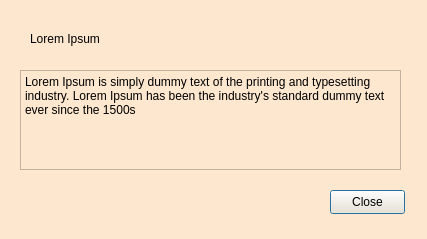
<?xml version="1.0" encoding="UTF-8"?>
<ui version="4.0">
 <class>Dialog</class>
 <widget class="QDialog" name="Dialog">
  <property name="geometry">
   <rect>
    <x>0</x>
    <y>0</y>
    <width>427</width>
    <height>239</height>
   </rect>
  </property>
  <property name="windowTitle">
   <string>details</string>
  </property>
  <property name="styleSheet">
   <string notr="true">background-color: #FDE7CF;
</string>
  </property>
  <widget class="QLabel" name="label_18">
   <property name="geometry">
    <rect>
     <x>150</x>
     <y>190</y>
     <width>21</width>
     <height>21</height>
    </rect>
   </property>
   <property name="text">
    <string/>
   </property>
   <property name="pixmap">
    <pixmap>img/imagesmode_FILL0_wght400_GRAD0_opsz48.png</pixmap>
   </property>
   <property name="scaledContents">
    <bool>true</bool>
   </property>
  </widget>
  <widget class="QLabel" name="label_15">
   <property name="geometry">
    <rect>
     <x>280</x>
     <y>190</y>
     <width>21</width>
     <height>21</height>
    </rect>
   </property>
   <property name="text">
    <string/>
   </property>
   <property name="pixmap">
    <pixmap>img/redo_FILL0_wght400_GRAD0_opsz48.png</pixmap>
   </property>
   <property name="scaledContents">
    <bool>true</bool>
   </property>
  </widget>
  <widget class="QLabel" name="label_9">
   <property name="geometry">
    <rect>
     <x>220</x>
     <y>190</y>
     <width>21</width>
     <height>21</height>
    </rect>
   </property>
   <property name="text">
    <string/>
   </property>
   <property name="pixmap">
    <pixmap>img/more_vert_FILL1_wght400_GRAD0_opsz48.png</pixmap>
   </property>
   <property name="scaledContents">
    <bool>true</bool>
   </property>
  </widget>
  <widget class="QLabel" name="label_14">
   <property name="geometry">
    <rect>
     <x>30</x>
     <y>190</y>
     <width>21</width>
     <height>21</height>
    </rect>
   </property>
   <property name="text">
    <string/>
   </property>
   <property name="pixmap">
    <pixmap>img/add_alert_FILL0_wght400_GRAD0_opsz48.png</pixmap>
   </property>
   <property name="scaledContents">
    <bool>true</bool>
   </property>
  </widget>
  <widget class="QLabel" name="label_22">
   <property name="geometry">
    <rect>
     <x>370</x>
     <y>0</y>
     <width>21</width>
     <height>21</height>
    </rect>
   </property>
   <property name="text">
    <string/>
   </property>
   <property name="pixmap">
    <pixmap>img/bookmark_FILL1_wght400_GRAD0_opsz48.png</pixmap>
   </property>
   <property name="scaledContents">
    <bool>true</bool>
   </property>
  </widget>
  <widget class="QLabel" name="label_13">
   <property name="enabled">
    <bool>true</bool>
   </property>
   <property name="geometry">
    <rect>
     <x>250</x>
     <y>190</y>
     <width>21</width>
     <height>21</height>
    </rect>
   </property>
   <property name="text">
    <string/>
   </property>
   <property name="pixmap">
    <pixmap>img/undo_FILL0_wght400_GRAD0_opsz48.png</pixmap>
   </property>
   <property name="scaledContents">
    <bool>true</bool>
   </property>
  </widget>
  <widget class="QLabel" name="label_16">
   <property name="geometry">
    <rect>
     <x>110</x>
     <y>191</y>
     <width>21</width>
     <height>20</height>
    </rect>
   </property>
   <property name="text">
    <string/>
   </property>
   <property name="pixmap">
    <pixmap>img/palette_FILL0_wght400_GRAD0_opsz48.png</pixmap>
   </property>
   <property name="scaledContents">
    <bool>true</bool>
   </property>
  </widget>
  <widget class="QLabel" name="label_17">
   <property name="geometry">
    <rect>
     <x>30</x>
     <y>20</y>
     <width>171</width>
     <height>51</height>
    </rect>
   </property>
   <property name="styleSheet">
    <string notr="true">font: 700 italic 18pt &quot;Arial&quot;;</string>
   </property>
   <property name="text">
    <string>Lorem Ipsum
</string>
   </property>
  </widget>
  <widget class="QLabel" name="label_10">
   <property name="geometry">
    <rect>
     <x>70</x>
     <y>190</y>
     <width>21</width>
     <height>21</height>
    </rect>
   </property>
   <property name="midLineWidth">
    <number>0</number>
   </property>
   <property name="text">
    <string/>
   </property>
   <property name="pixmap">
    <pixmap>img/person_add_FILL0_wght400_GRAD0_opsz48.png</pixmap>
   </property>
   <property name="scaledContents">
    <bool>true</bool>
   </property>
  </widget>
  <widget class="QPlainTextEdit" name="plainTextEdit_3">
   <property name="geometry">
    <rect>
     <x>20</x>
     <y>70</y>
     <width>381</width>
     <height>100</height>
    </rect>
   </property>
   <property name="styleSheet">
    <string notr="true"/>
   </property>
   <property name="plainText">
    <string>Lorem Ipsum is simply dummy text of the printing and typesetting industry. Lorem Ipsum has been the industry's standard dummy text ever since the 1500s
</string>
   </property>
  </widget>
  <widget class="QLabel" name="label_12">
   <property name="geometry">
    <rect>
     <x>190</x>
     <y>190</y>
     <width>21</width>
     <height>21</height>
    </rect>
   </property>
   <property name="text">
    <string/>
   </property>
   <property name="pixmap">
    <pixmap>img/archive_FILL0_wght400_GRAD0_opsz48.png</pixmap>
   </property>
   <property name="scaledContents">
    <bool>true</bool>
   </property>
  </widget>
  <widget class="QPushButton" name="btn_close1">
   <property name="geometry">
    <rect>
     <x>330</x>
     <y>190</y>
     <width>75</width>
     <height>24</height>
    </rect>
   </property>
   <property name="text">
    <string>Close</string>
   </property>
  </widget>
  <widget class="QLabel" name="label_19">
   <property name="geometry">
    <rect>
     <x>400</x>
     <y>240</y>
     <width>171</width>
     <height>51</height>
    </rect>
   </property>
   <property name="styleSheet">
    <string notr="true">font: 700 italic 18pt &quot;Arial&quot;;</string>
   </property>
   <property name="text">
    <string>Lorem Ipsum
</string>
   </property>
  </widget>
  <widget class="QLabel" name="label_11">
   <property name="geometry">
    <rect>
     <x>440</x>
     <y>410</y>
     <width>21</width>
     <height>21</height>
    </rect>
   </property>
   <property name="midLineWidth">
    <number>0</number>
   </property>
   <property name="text">
    <string/>
   </property>
   <property name="pixmap">
    <pixmap>img/person_add_FILL0_wght400_GRAD0_opsz48.png</pixmap>
   </property>
   <property name="scaledContents">
    <bool>true</bool>
   </property>
  </widget>
  <widget class="QLabel" name="label_20">
   <property name="enabled">
    <bool>true</bool>
   </property>
   <property name="geometry">
    <rect>
     <x>620</x>
     <y>410</y>
     <width>21</width>
     <height>21</height>
    </rect>
   </property>
   <property name="text">
    <string/>
   </property>
   <property name="pixmap">
    <pixmap>img/undo_FILL0_wght400_GRAD0_opsz48.png</pixmap>
   </property>
   <property name="scaledContents">
    <bool>true</bool>
   </property>
  </widget>
  <widget class="QLabel" name="label_21">
   <property name="geometry">
    <rect>
     <x>400</x>
     <y>410</y>
     <width>21</width>
     <height>21</height>
    </rect>
   </property>
   <property name="text">
    <string/>
   </property>
   <property name="pixmap">
    <pixmap>img/add_alert_FILL0_wght400_GRAD0_opsz48.png</pixmap>
   </property>
   <property name="scaledContents">
    <bool>true</bool>
   </property>
  </widget>
  <widget class="QLabel" name="label_23">
   <property name="geometry">
    <rect>
     <x>560</x>
     <y>410</y>
     <width>21</width>
     <height>21</height>
    </rect>
   </property>
   <property name="text">
    <string/>
   </property>
   <property name="pixmap">
    <pixmap>img/archive_FILL0_wght400_GRAD0_opsz48.png</pixmap>
   </property>
   <property name="scaledContents">
    <bool>true</bool>
   </property>
  </widget>
  <widget class="QLabel" name="label_24">
   <property name="geometry">
    <rect>
     <x>740</x>
     <y>220</y>
     <width>21</width>
     <height>21</height>
    </rect>
   </property>
   <property name="text">
    <string/>
   </property>
   <property name="pixmap">
    <pixmap>img/bookmark_FILL1_wght400_GRAD0_opsz48.png</pixmap>
   </property>
   <property name="scaledContents">
    <bool>true</bool>
   </property>
  </widget>
  <widget class="QLabel" name="label_25">
   <property name="geometry">
    <rect>
     <x>650</x>
     <y>410</y>
     <width>21</width>
     <height>21</height>
    </rect>
   </property>
   <property name="text">
    <string/>
   </property>
   <property name="pixmap">
    <pixmap>img/redo_FILL0_wght400_GRAD0_opsz48.png</pixmap>
   </property>
   <property name="scaledContents">
    <bool>true</bool>
   </property>
  </widget>
  <widget class="QLabel" name="label_26">
   <property name="geometry">
    <rect>
     <x>480</x>
     <y>411</y>
     <width>21</width>
     <height>20</height>
    </rect>
   </property>
   <property name="text">
    <string/>
   </property>
   <property name="pixmap">
    <pixmap>img/palette_FILL0_wght400_GRAD0_opsz48.png</pixmap>
   </property>
   <property name="scaledContents">
    <bool>true</bool>
   </property>
  </widget>
  <widget class="QLabel" name="label_27">
   <property name="geometry">
    <rect>
     <x>520</x>
     <y>410</y>
     <width>21</width>
     <height>21</height>
    </rect>
   </property>
   <property name="text">
    <string/>
   </property>
   <property name="pixmap">
    <pixmap>img/imagesmode_FILL0_wght400_GRAD0_opsz48.png</pixmap>
   </property>
   <property name="scaledContents">
    <bool>true</bool>
   </property>
  </widget>
  <widget class="QLabel" name="label_28">
   <property name="geometry">
    <rect>
     <x>590</x>
     <y>410</y>
     <width>21</width>
     <height>21</height>
    </rect>
   </property>
   <property name="text">
    <string/>
   </property>
   <property name="pixmap">
    <pixmap>img/more_vert_FILL1_wght400_GRAD0_opsz48.png</pixmap>
   </property>
   <property name="scaledContents">
    <bool>true</bool>
   </property>
  </widget>
  <widget class="QPushButton" name="btn_close1_2">
   <property name="geometry">
    <rect>
     <x>700</x>
     <y>410</y>
     <width>75</width>
     <height>24</height>
    </rect>
   </property>
   <property name="text">
    <string>Close</string>
   </property>
  </widget>
  <widget class="QPlainTextEdit" name="plainTextEdit_4">
   <property name="geometry">
    <rect>
     <x>390</x>
     <y>280</y>
     <width>381</width>
     <height>100</height>
    </rect>
   </property>
   <property name="styleSheet">
    <string notr="true"/>
   </property>
   <property name="plainText">
    <string>Lorem Ipsum is simply dummy text of the printing and typesetting industry. Lorem Ipsum has been the industry's standard dummy text ever since the 1500s
</string>
   </property>
  </widget>
 </widget>
 <resources/>
 <connections/>
</ui>
